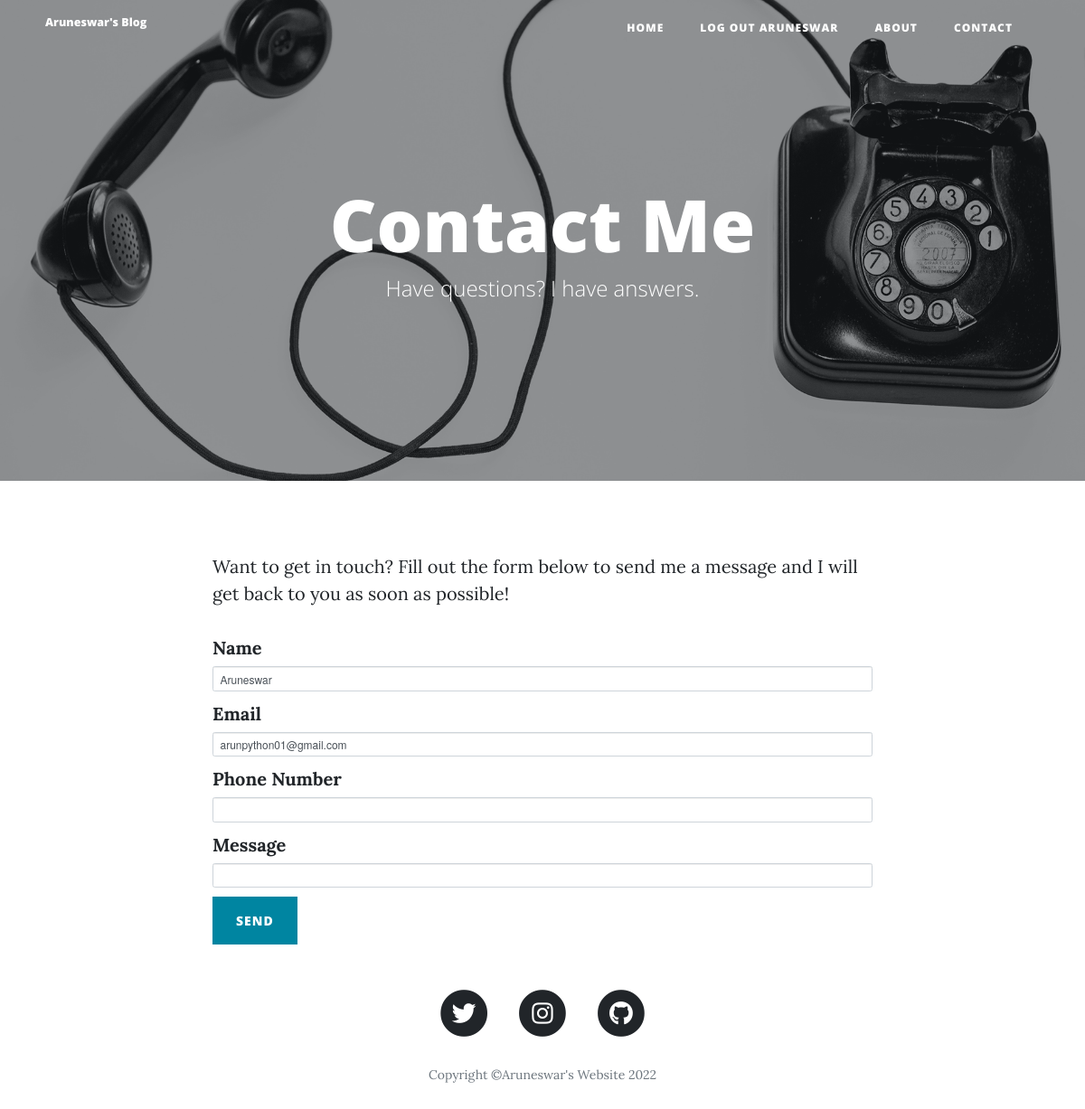
/contact (signed in), run on the app's committed database.
### main.py (models this page shows)
class Users(db.Model, UserMixin):
    __tablename__ = "users"
    id = db.Column(db.Integer, primary_key=True)
    email = db.Column(db.String(250), unique=True, nullable=True)
    password = db.Column(db.String(250), unique=True, nullable=False)
    name = db.Column(db.String(250), unique=True, nullable=False)
    posts = db.relationship("BlogPost", backref="poster")
    comments = db.relationship("Comment", backref="commenter")

### main.py (the view, shortened to what this page needs)
@app.route("/contact" , methods=['GET', 'POST'])
def contact():
    if current_user.is_authenticated:
        form = ContactForm(
            name=current_user.name,
            email=current_user.email
        )
    if not current_user.is_authenticated:
        form = ContactForm()
    mess_body = f"Name: {form.name.data}\nEmail: {form.email.data}\nMobile: {form.number.data}\n\nMessage:\n{form.message.data}"
    return render_template("contact.html", form=form ,logged_in=current_user.is_authenticated, year=copyright_year)

### forms.py
class ContactForm(FlaskForm):
    name=StringField("Name",validators=[DataRequired()])
    email=StringField("Email" ,validators=[DataRequired()])
    number=StringField("Phone Number", validators=[DataRequired()])
    message=StringField("Message" , validators=[DataRequired()])
    submit=SubmitField("Send")

### main.py (called while the page is built)
@login_manager.user_loader
def load_user(user_id):
    return Users.query.get(int(user_id))

### templates/contact.html (shortened to what this page needs)
{% extends 'bootstrap/base.html' %}
{% import "bootstrap/wtf.html" as wtf %}
{% block content %}
{% include "header.html" %}
  <header class="masthead" style="background-image: url('{{ url_for('static', filename='img/contact-bg.jpg')}}')">
    <div class="overlay"></div>
    <div class="container">
      <div class="row">
        <div class="col-lg-8 col-md-10 mx-auto">
          <div class="page-heading">
            <h1>Contact Me</h1>
            <span class="subheading">Have questions? I have answers.</span>
          </div>
        </div>
      </div>
    </div>
  </header>
<div class="container">
    <div class="row">
      <div class="col-lg-8 col-md-10 mx-auto">
        <p style="text=align:center;">Want to get in touch? Fill out the form below to send me a message and I will get back to you as soon as possible!</p>
       {{ wtf.quick_form(form, novalidate=True, button_map={"submit": "primary"}) }}
      </div>
    </div>
</div>
{% include "footer.html" %}
{% endblock %}

### templates/header.html (shortened to what this page needs)
<!DOCTYPE html>
<html lang="en">
<head>
  <link href="{{ url_for('static', filename='vendor/bootstrap/css/bootstrap.min.css') }}" rel="stylesheet">
  <link href="{{ url_for('static', filename='vendor/fontawesome-free/css/all.min.css')}}" rel="stylesheet" type="text/css">
  <link href="{{ url_for('static', filename='css/clean-blog.min.css')}}" rel="stylesheet">
</head>
<body>
  <nav class="navbar navbar-expand-lg navbar-light fixed-top" id="mainNav">
    <div class="container">
      <a class="navbar-brand" href="{{url_for('get_all_posts')}}">Aruneswar's Blog</a>
      <div class="collapse navbar-collapse" id="navbarResponsive">
        <ul class="navbar-nav ml-auto">
          <li class="nav-item">
            <a class="nav-link" href="{{ url_for('get_all_posts') }}">Home</a>
          </li>
          {% if not logged_in %}
          <li class="nav-item">
            <a class="nav-link" href="{{ url_for('login') }}">Login</a>
          </li>
          <li class="nav-item">
            <a class="nav-link" href="{{ url_for('register') }}">Register</a>
          </li>
        {% else %}
          <li class="nav-item">
            <a class="nav-link" href="{{ url_for('logout') }}">Log Out {{current_user.name}}</a>
          </li>
        {% endif %}
          <li class="nav-item">
            <a class="nav-link" href="{{ url_for('about') }}">About</a>
          </li>
          <li class="nav-item">
            <a class="nav-link" href="{{ url_for('contact') }}">Contact</a>
          </li>
        </ul>
      </div>
    </div>
  </nav>

### data on the page
Users: name "ARUNESWAR", name "Aruneswar", email "arunpython01@gmail.com"

### other printed values
{{ year }} "2022"
